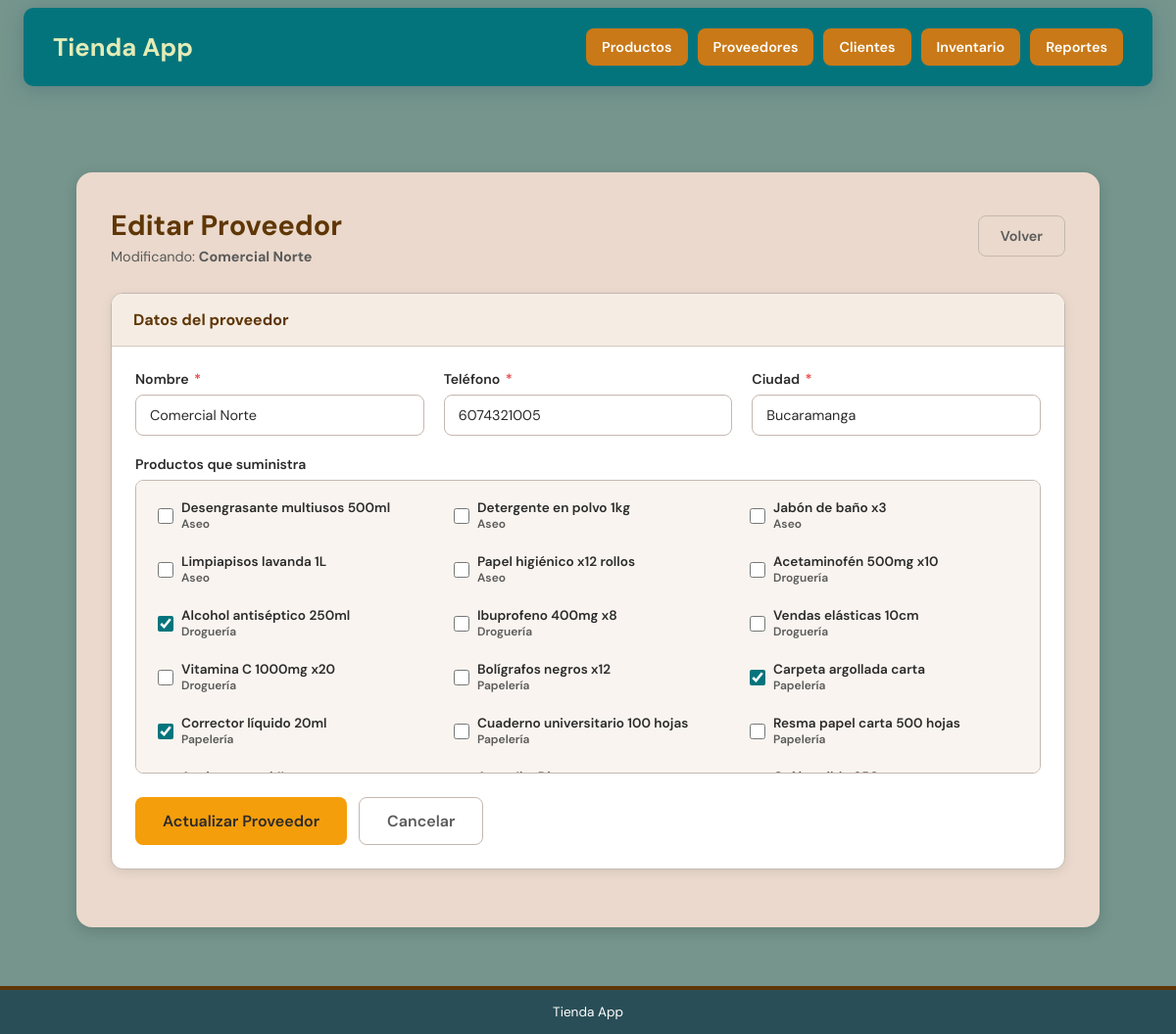
/proveedores/editar_proveedor.php?id=5, run on the app's committed database.
### tables this page shows
CREATE TABLE proveedores (
    id_proveedor  INT AUTO_INCREMENT PRIMARY KEY,
    nombre        VARCHAR(100) NOT NULL,
    telefono      VARCHAR(15)  NOT NULL,
    ciudad        VARCHAR(80)  NOT NULL
);

CREATE TABLE productos (
    id_producto         INT AUTO_INCREMENT PRIMARY KEY,
    codigo              VARCHAR(10)   NOT NULL UNIQUE,
    nombre              VARCHAR(100)  NOT NULL,
    peso                DECIMAL(8,2)  NOT NULL,           
    cantidad_almacenada INT           NOT NULL DEFAULT 0,
    id_categoria        INT           NOT NULL,
    id_empaque          INT           NOT NULL,
    precio_unitario     DECIMAL(12,2) NOT NULL,
    CONSTRAINT fk_prod_cat FOREIGN KEY (id_categoria) REFERENCES categorias(id_categoria),
    CONSTRAINT fk_prod_emp FOREIGN KEY (id_empaque)   REFERENCES empaques(id_empaque)
);

CREATE TABLE categorias (
    id_categoria  INT AUTO_INCREMENT PRIMARY KEY,
    nombre        VARCHAR(50)   NOT NULL UNIQUE,
    descripcion   VARCHAR(150),
    impuesto      DECIMAL(5,2)  NOT NULL DEFAULT 0.00
     
);

### proveedores/editar_proveedor.php (the view, shortened to what this page needs)
<?php
require_once '../conexion.php';
$id = intval($_GET['id'] ?? 0);
$stmt = $pdo->prepare("SELECT * FROM proveedores WHERE id_proveedor = ?");
$stmt->execute([$id]);
$proveedor = $stmt->fetch();
$asignados_stmt = $pdo->prepare("SELECT id_producto FROM proveedor_producto WHERE id_proveedor = ?");
$asignados_stmt->execute([$id]);
$asignados = array_column($asignados_stmt->fetchAll(), 'id_producto');
$productos = $pdo->query("SELECT p.id_producto, p.nombre, c.nombre AS categoria
                           FROM productos p JOIN categorias c ON c.id_categoria = p.id_categoria
                           ORDER BY c.nombre, p.nombre")->fetchAll();
?>
<!DOCTYPE html>
<html lang="es">
<head>
  <link rel="stylesheet" href="../css/style.css">
</head>
<body class="pagina-interior">
<?php include '../includes/navbar.php'; ?>
<div class="app-layout">
  <main class="content">
    <div class="content-header">
      <div>
        <h1 class="content-title">Editar Proveedor</h1>
        <p class="content-subtitle">Modificando: <strong><?= htmlspecialchars($proveedor['nombre']) ?></strong></p>
      </div>
      <a href="lista_proveedor.php" class="btn btn-contorno">Volver</a>
    </div>
    <div class="card">
      <div class="card-header"><h3>Datos del proveedor</h3></div>
      <div class="card-body">
        <form method="POST">
          <div class="form-grid">
            <div class="form-group">
              <label for="nombre">Nombre <span class="requerido">*</span></label>
              <input type="text" id="nombre" name="nombre" value="<?= htmlspecialchars($proveedor['nombre']) ?>">
            </div>
            <div class="form-group">
              <label for="telefono">Teléfono <span class="requerido">*</span></label>
              <input type="tel" id="telefono" name="telefono" value="<?= htmlspecialchars($proveedor['telefono']) ?>">
            </div>
            <div class="form-group">
              <label for="ciudad">Ciudad <span class="requerido">*</span></label>
              <input type="text" id="ciudad" name="ciudad" value="<?= htmlspecialchars($proveedor['ciudad']) ?>">
            </div>
          </div>
          <div class="form-group mt-20">
            <label>Productos que suministra</label>
            <div class="productos-grid">
              <?php foreach ($productos as $prod): ?>
              <label class="producto-check">
                <input type="checkbox" name="productos[]" value="<?= $prod['id_producto'] ?>"
                       <?= in_array($prod['id_producto'], $asignados) ? 'checked' : '' ?>>
                <div>
                  <div class="prod-nombre"><?= htmlspecialchars($prod['nombre']) ?></div>
                  <div class="prod-cat"><?= htmlspecialchars($prod['categoria']) ?></div>
                </div>
              </label>
              <?php endforeach; ?>
            </div>
          </div>
          <div class="form-acciones">
            <button type="submit" class="btn btn-advertencia btn-lg">Actualizar Proveedor</button>
            <a href="lista_proveedor.php" class="btn btn-contorno btn-lg">Cancelar</a>
          </div>
        </form>
      </div>
    </div>
  </main>
</div>
<footer class="footer">
  <p>Tienda App </p>
</footer>
</body>
</html>

### css/style.css (style rules this page uses)
:root { --primario: #04747C; --primario-osc: #0C444C; --acento: #c97917; --acento-osc: #5f3606; --verde: #067c5e; --verde-claro: #4CAC94; --papeleria: #F59E0B; --papeleria-light: #FEF3C7; --papeleria-dark: #92400E; --drogueria: #10B981; --drogueria-light: #D1FAE5; --drogueria-dark: #065F46; --supermercado: #3B82F6; --supermercado-light: #DBEAFE; --supermercado-dark: #1E40AF; --aseo: #EC4899; --aseo-light: #FCE7F3; --aseo-dark: #9D174D; --exito: #22C55E; --peligro: #EF4444; --advertencia: #F59E0B; --fondo: #75958d; --fondo-content: #ead9cc; --fondo-index: #FCFCEC; --texto: #2b2b2b; --texto-suave: #5a5a5a; --borde: #c4b8b0; --blanco: #ffffff; --radio: 12px; --radio-sm: 8px; --sombra: 0 4px 15px rgba(0,0,0,0.15); --sombra-lg:0 8px 30px rgba(0,0,0,0.2); }
*, *::before, *::after { box-sizing: border-box; margin: 0; padding: 0; font-family: 'DM Sans', sans-serif; }
a { text-decoration: none; color: inherit; }
body.pagina-interior { background-color: var(--fondo); color: var(--texto); min-height: 100vh; display: flex; flex-direction: column; padding-top: 22vh; }
.app-layout { flex: 1; width: 100%; display: flex; justify-content: center; padding: 0 20px; }
.content { width: 90%; max-width: 1200px; background-color: var(--fondo-content); padding: 35px; border-radius: 16px; box-shadow: var(--sombra); }
.content-header { display: flex; align-items: center; justify-content: space-between; margin-bottom: 28px; flex-wrap: wrap; gap: 15px; }
.content-title { font-size: 1.8rem; color: var(--acento-osc); font-weight: 700; }
.content-subtitle { color: var(--texto-suave); font-size: 0.9rem; margin-top: 4px; }
.btn { display: inline-flex; align-items: center; gap: 6px; color: var(--blanco); background-color: var(--verde); padding: 11px 22px; border-radius: var(--radio-sm); font-weight: 600; font-size: 0.9rem; transition: background 0.2s, transform 0.1s; border: none; cursor: pointer; text-decoration: none; }
.btn-advertencia { background-color: var(--advertencia); color: var(--texto); }
.btn-contorno { background: transparent; color: var(--texto-suave); border: 1.5px solid var(--borde); }
.btn-lg { padding: 13px 28px; font-size: 1rem; }
.formulario, .form-grid { display: grid; grid-template-columns: repeat(auto-fit, minmax(260px, 1fr)); gap: 20px; margin-bottom: 10px; }
.form-group { display: flex; flex-direction: column; gap: 7px; }
label { font-size: 0.88rem; font-weight: 600; color: var(--texto); }
label .requerido { color: var(--peligro); margin-left: 2px; }
input[type="text"], input[type="email"], input[type="number"], input[type="tel"], select, textarea { padding: 11px 14px; border: 1.5px solid var(--borde); border-radius: var(--radio-sm); font-size: 0.9rem; color: var(--texto); background: var(--blanco); transition: border-color 0.2s, box-shadow 0.2s; outline: none; width: 100%; }
.form-acciones { display: flex; gap: 12px; margin-top: 24px; flex-wrap: wrap; }
.card { background: var(--blanco); border-radius: var(--radio); border: 1px solid var(--borde); box-shadow: 0 3px 12px rgba(0,0,0,0.08); overflow: hidden; margin-bottom: 24px; }
.card-header { padding: 16px 22px; border-bottom: 1px solid #d5c8bf; display: flex; align-items: center; justify-content: space-between; background: #f5ede4; }
.card-header h3 { font-weight: 700; font-size: 1rem; color: var(--acento-osc); }
.card-body { padding: 24px; }
.productos-grid { display: grid; grid-template-columns: repeat(auto-fill, minmax(220px, 1fr)); gap: 8px; max-height: 300px; overflow-y: auto; border: 1.5px solid var(--borde); border-radius: var(--radio-sm); padding: 12px; background: #f9f4ef; }
.producto-check { display: flex; align-items: center; gap: 8px; padding: 7px 10px; border-radius: 6px; cursor: pointer; transition: background 0.15s; }
.producto-check input[type="checkbox"] { cursor: pointer; width: 16px; height: 16px; accent-color: var(--primario); flex-shrink: 0; }
.prod-nombre { font-size: 0.85rem; font-weight: 600; }
.prod-cat { font-size: 0.75rem; color: var(--texto-suave); }
.footer { background-color: #2a4e57; color: var(--blanco); text-align: center; padding: 14px; margin-top: 60px; border-top: 4px solid var(--acento-osc); font-size: 0.85rem; }
.mt-20 { margin-top: 20px; }

### data on the page
proveedores: nombre "Comercial Norte", telefono "6074321005", ciudad "Bucaramanga"
productos: nombre "Desengrasante multiusos 500ml", id_categoria.nombre "Aseo"
productos: nombre "Detergente en polvo 1kg", id_categoria.nombre "Aseo"
productos: nombre "Jabón de baño x3", id_categoria.nombre "Aseo"
productos: nombre "Limpiapisos lavanda 1L", id_categoria.nombre "Aseo"
productos: nombre "Papel higiénico x12 rollos", id_categoria.nombre "Aseo"
productos: nombre "Acetaminofén 500mg x10", id_categoria.nombre "Droguería"
productos: id_producto "☑", nombre "Alcohol antiséptico 250ml", id_categoria.nombre "Droguería"
productos: nombre "Ibuprofeno 400mg x8", id_categoria.nombre "Droguería"
productos: nombre "Vendas elásticas 10cm", id_categoria.nombre "Droguería"
productos: nombre "Vitamina C 1000mg x20", id_categoria.nombre "Droguería"
productos: nombre "Bolígrafos negros x12", id_categoria.nombre "Papelería"
productos: id_producto "☑", nombre "Carpeta argollada carta", id_categoria.nombre "Papelería"
productos: id_producto "☑", nombre "Corrector líquido 20ml", id_categoria.nombre "Papelería"
productos: nombre "Cuaderno universitario 100 hojas", id_categoria.nombre "Papelería"
productos: nombre "Resma papel carta 500 hojas", id_categoria.nombre "Papelería"
